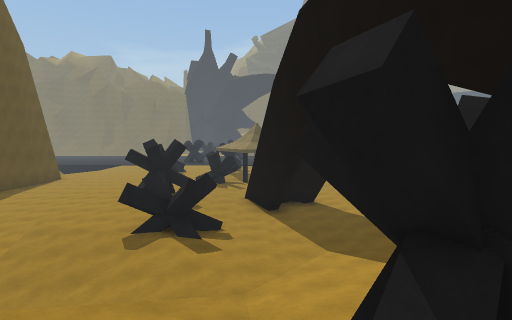
[1] (above)

24 first-person views from a walk through a Unity game level. The camera is 1.4 m above the floor, tilts 4° down and sees 80° across. The floor is counted in squares, 2 m on a side. Each view is taken from the middle of a square. On the plan, view 1 faces up. The plan holds only what a view shows up to about 10 squares ahead; the rest is blank. The place goes on beyond the plan.

[2]
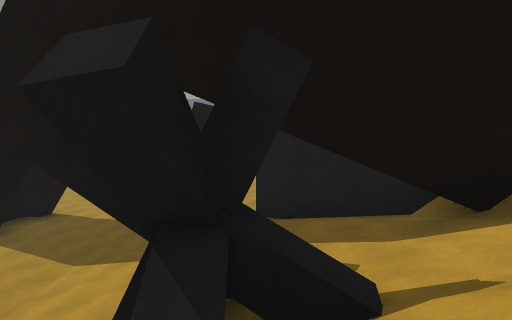

[3]
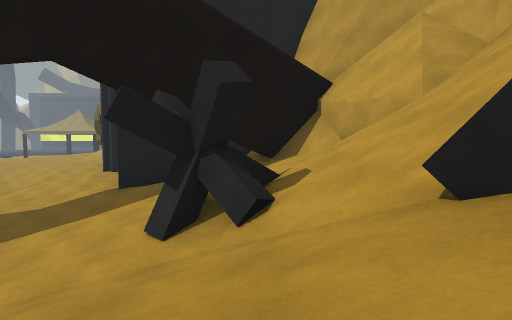

[4]
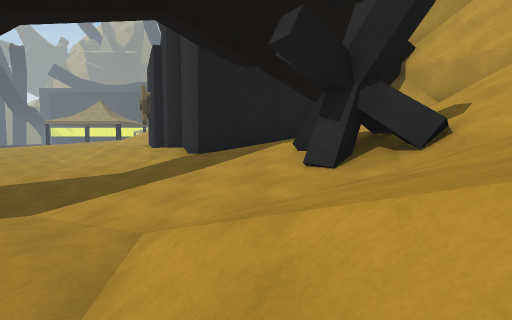

[5]
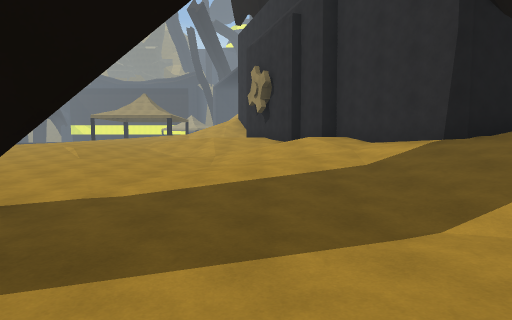

[6]
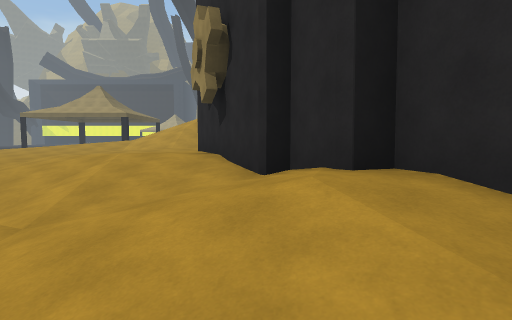

[7]
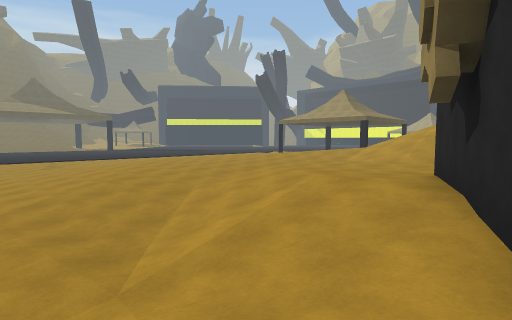

[8]
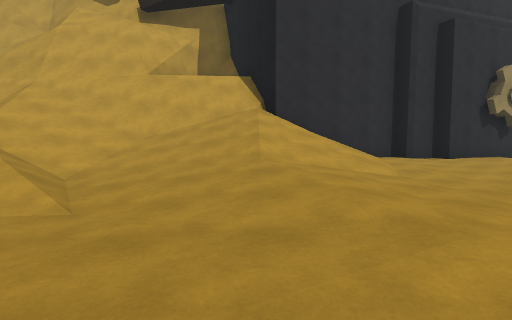

[9]
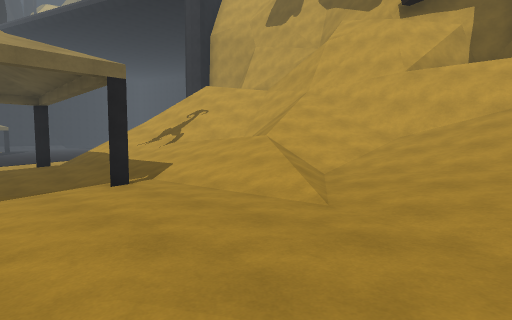

[10]
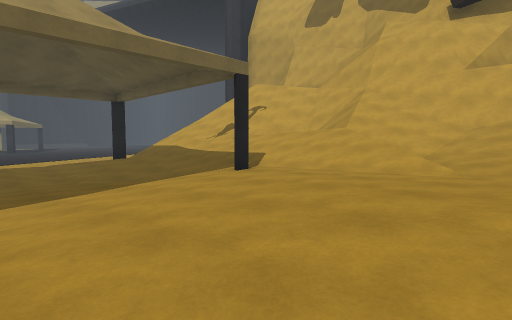

[11]
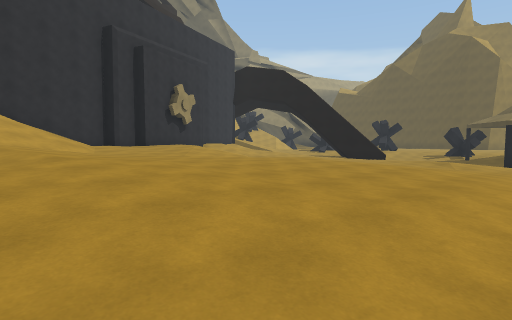

[12]
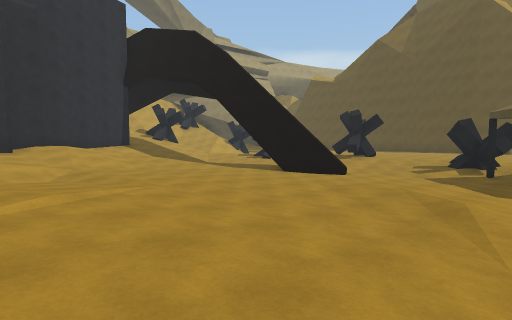

[13]
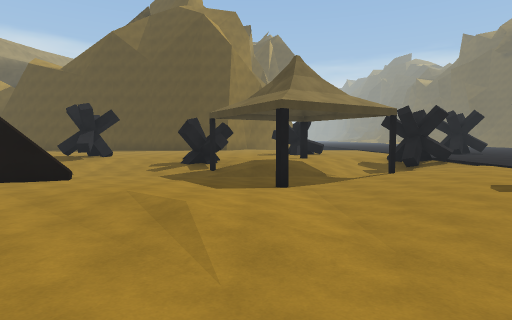

[14]
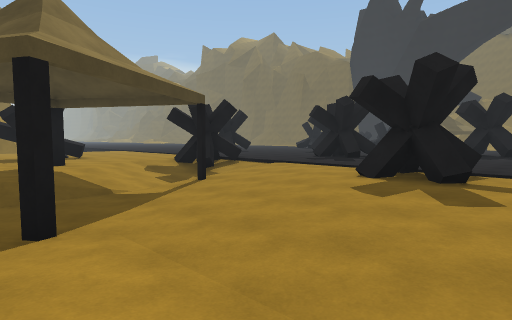

[15]
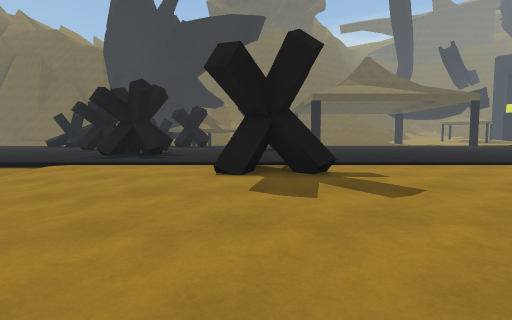

[16]
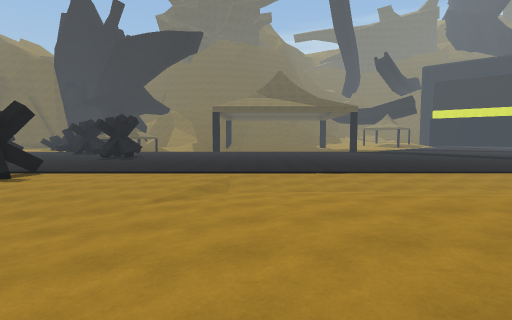

[17]
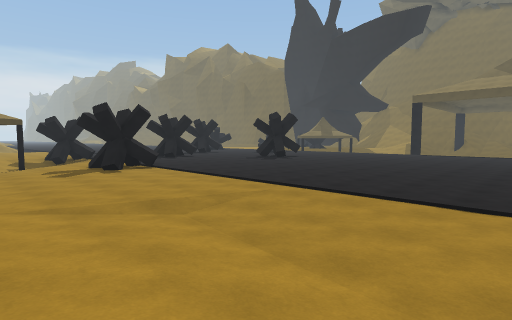

[18]
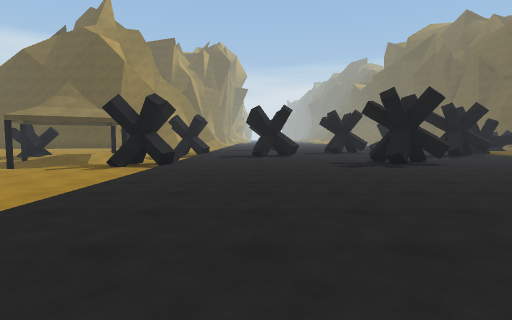

[19]
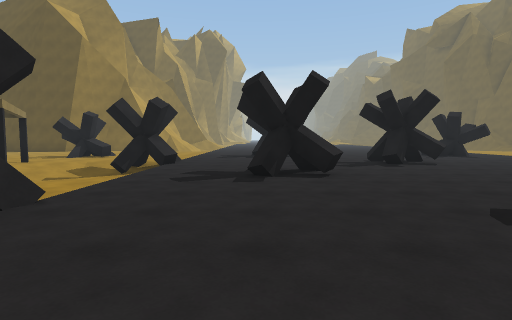

[20]
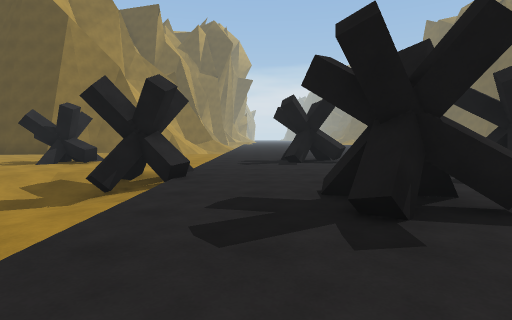

[21]
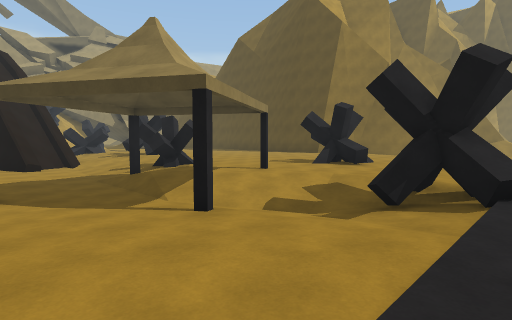

[22]
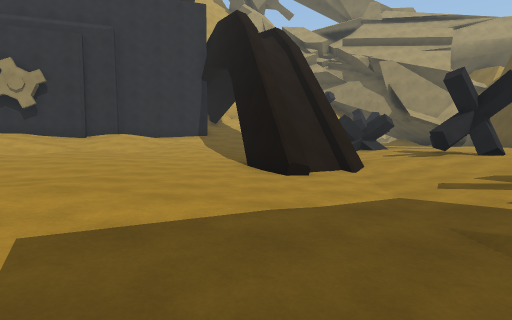

[23]
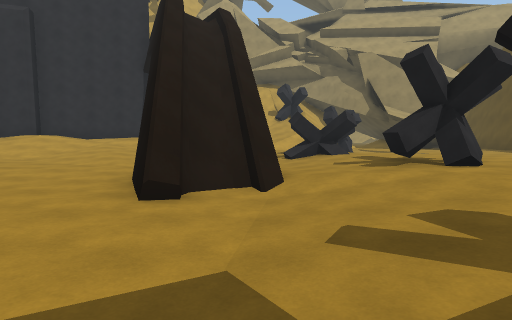

[24]
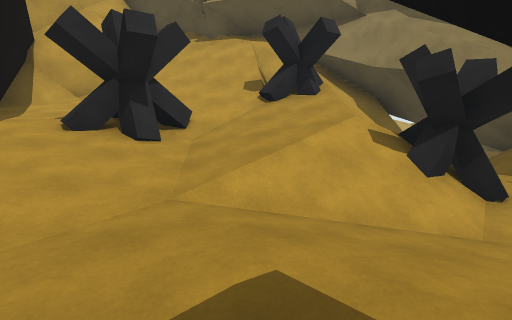

### Floor plan
Key: @ floor where view 1 was taken; # wall or solid block; . main floor; : floor 0.25 m higher than the main floor; - floor 0.25 m lower than the main floor; + floor 0.5 m higher than the main floor; _ floor 0.5 m lower than the main floor; * floor 0.75 m higher than the main floor; < floor 0.75 m lower than the main floor; % floor 1 m higher than the main floor; & floor 6 m higher than the main floor; / step, stairs or slope; = window, fence, low wall or low ledge; ^ raised ledge.
Columns run from 8 left of view 1 to 30 right of it. Each row starts with its distance up from view 1.
 32       ##..  ##..    ..
 31       ##....##.... ...
 30      .................
 29    =..................
 28   ##....##............
 27   ##....##............
 26   ..........................
 25   .....=.....=..............
 24   ....##//..##.....---.....
 23    ...///_-.##.....---....
 22    ...///#/-----../_--...
 21   #^..///////----.-/////
 20   ##.#.//<<<_/_--..////////
 19   #...../<<#<___/..//::://////////
 18   .....//<<///---///:::++//////////_//.
 17      -##/<///-/_///:::++*//*+//////_//-
 16       #_<<//___-///::+++*/****+:///////
 15       //<<<____-///::++*//***+++#/////
 14      .//<<<<___-//:::++*//////////////
 13     ..//<^<<__--//:::+**/////////////
 12     .#-/=##<__---////***////////////
 11    .##-_###<__---////***////////////
 10 .....-__##<___-.////%*%////////////
  9 ......//<<<//-/////%%%%//#////////
  8  ....##/<<<////////########///####
  7   ./.##_/<///////###      #&&##
  6    ////-////////##        ####
  5    .//////////###
  4     /////////##
  3    .#////////#
  2   //#////##//#
  1   // ////##/##
  0      /##@///##
 -1  #  //##///###
 -2  ####//#///##

Where each view was taken, in squares from view 1:
view 1: 0 up, 0 right, facing up
view 2: 0 up, 0 right, facing up-right
view 3: 1 up, 3 left, facing right
view 4: 3 up, 3 left, facing right
view 5: 8 up, 1 left, facing right
view 6: 7 up, 5 right, facing right
view 7: 7 up, 7 right, facing up-right
view 8: 17 up, 18 right, facing down
view 9: 17 up, 18 right, facing down-right
view 10: 19 up, 19 right, facing down-right
view 11: 20 up, 18 right, facing down-left
view 12: 18 up, 10 right, facing down-left
view 13: 18 up, 9 right, facing left
view 14: 18 up, 6 right, facing up-left
view 15: 19 up, 4 right, facing up
view 16: 16 up, 11 right, facing up
view 17: 20 up, 14 right, facing up-left
view 18: 27 up, 13 right, facing left
view 19: 27 up, 7 right, facing left
view 20: 26 up, 4 right, facing left
view 21: 25 up, 3 right, facing down-left
view 22: 19 up, 2 right, facing down
view 23: 17 up, 0 right, facing down
view 24: 7 up, 1 left, facing down
